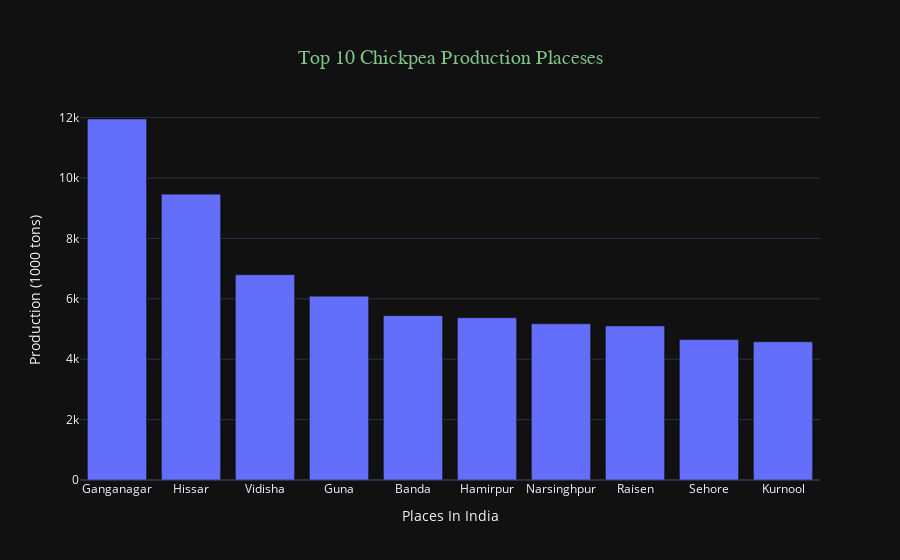

The code cell stored with this chart in its notebook:
### Code cell
fig = px.bar(Top_10_chickpea, x='Dist Name', y='CHICKPEA PRODUCTION (1000 tons)',title="Top 10 Chickpea Production Placeses")
fig.update_layout(
    xaxis_title="Places In India",
    yaxis_title="Production (1000 tons)",
    template="plotly_dark" ,
    title={
        'x': 0.5,  
        'xanchor': 'center',
        'yanchor': 'top',
        'font': {'size': 20, 'family': 'Arial', 'color': '#7ec58a'}
        
    }
)

fig.show()

### Figure 1 — Plotly figure (JSON) as saved in the notebook; plotly's stock layout.template omitted (floating-point values rounded to 4 significant figures)
{"data": [{"alignmentgroup": "True", "hovertemplate": "Dist Name=%{x}<br>CHICKPEA PRODUCTION (1000 tons)=%{y}<extra></extra>", "legendgroup": "", "marker": {"color": "#636efa", "pattern": {"shape": ""}}, "name": "", "offsetgroup": "", "orientation": "v", "showlegend": false, "textposition": "auto", "type": "bar", "x": ["Ganganagar", "Hissar", "Vidisha", "Guna", "Banda", "Hamirpur", "Narsinghpur", "Raisen", "Sehore", "Kurnool"], "xaxis": "x", "y": [11960.0, 9467.0, 6798.0, 6088.0, 5443, 5372.0, 5175.0, 5104.0, 4650.0, 4575.0], "yaxis": "y"}], "layout": {"barmode": "relative", "legend": {"tracegroupgap": 0}, "title": {"font": {"color": "#7ec58a", "family": "Arial", "size": 20}, "text": "Top 10 Chickpea Production Placeses", "x": 0.5, "xanchor": "center", "yanchor": "top"}, "xaxis": {"anchor": "y", "domain": [0, 1], "title": {"text": "Places In India"}}, "yaxis": {"anchor": "x", "domain": [0, 1], "title": {"text": "Production (1000 tons)"}}}}
